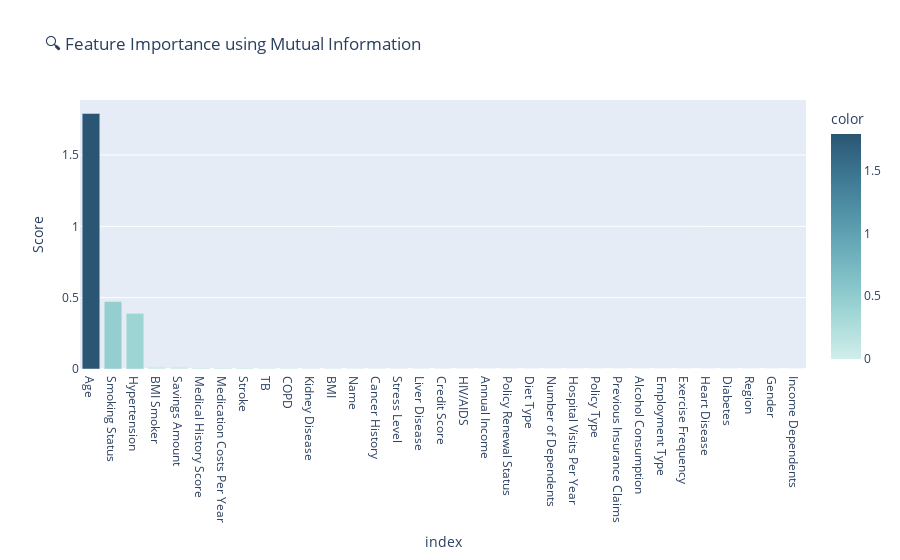
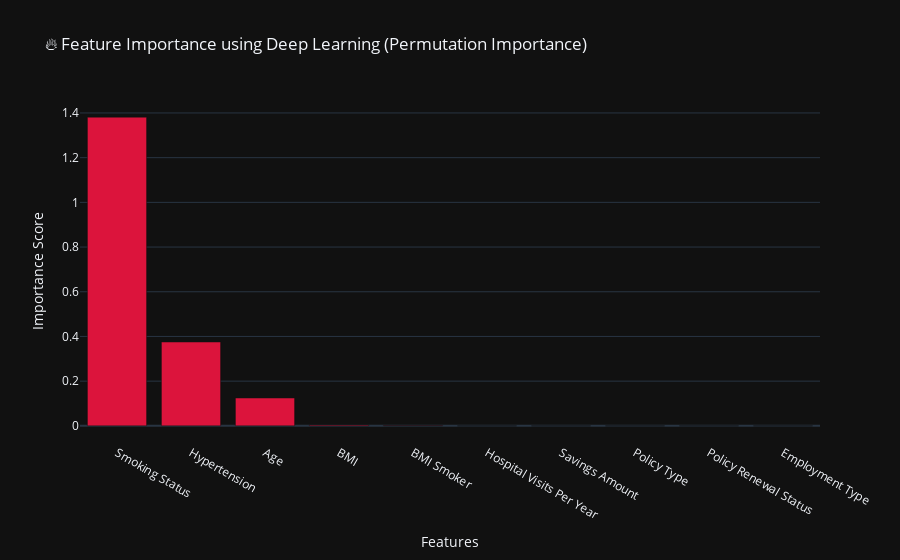

Here is the notebook cell these charts were saved with, in order:
### Code cell
import os
import pandas as pd
import numpy as np
import time
import tensorflow as tf
import matplotlib.pyplot as plt
import seaborn as sns
import plotly.express as px
import plotly.graph_objects as go
import shap
from tqdm import tqdm
from sklearn.preprocessing import StandardScaler
from sklearn.model_selection import train_test_split
from sklearn.feature_selection import mutual_info_regression, RFE
from sklearn.inspection import permutation_importance
from sklearn.linear_model import LinearRegression

# 🔹 Force TensorFlow to use CPU to avoid CUDA errors
os.environ["CUDA_VISIBLE_DEVICES"] = "-1"

# Load cleaned dataset
data = pd.read_csv("insurance_cleaned.csv")

# Separate target variable
target_col = "Insurance Cost"
X = data.drop(columns=[target_col])
y = data[target_col]

# 🔹 Step 1: Standardize Only Numeric Features
num_features = X.select_dtypes(include=["int64", "float64"]).columns
scaler = StandardScaler()
X[num_features] = scaler.fit_transform(X[num_features])

# 🔄 Progress tracker
for step in tqdm(["Mutual Information Calculation", "Training Deep Learning Model"], desc="Processing"):
    time.sleep(1)

# 🎯 Step 2: Mutual Information Scores
mi_scores = mutual_info_regression(X, y)
mi_scores = pd.Series(mi_scores, index=X.columns).sort_values(ascending=False)

# 📊 Interactive Bar Plot
fig = px.bar(mi_scores, x=mi_scores.index, y=mi_scores.values, 
             title="🔍 Feature Importance using Mutual Information", 
             labels={"x": "Features", "y": "Score"}, color=mi_scores.values,
             color_continuous_scale="teal")
fig.show()

# 🎯 Step 3: Recursive Feature Elimination (RFE)
lr_model = LinearRegression()
rfe = RFE(estimator=lr_model, n_features_to_select=10)  # Selecting top 10 features
rfe.fit(X, y)
rfe_support = rfe.support_
rfe_features = X.columns[rfe_support]

print("📌 Selected Features using RFE:", list(rfe_features))

# 🔥 Step 4: Train Deep Learning Model (DNN)
X_train, X_test, y_train, y_test = train_test_split(X[rfe_features], y, test_size=0.2, random_state=42)

# Build Neural Network Model
model = tf.keras.Sequential([
    tf.keras.layers.Input(shape=(X_train.shape[1],)),  # Correct way to set input shape
    tf.keras.layers.Dense(128, activation='relu'),
    tf.keras.layers.Dropout(0.2),  # Helps prevent overfitting
    tf.keras.layers.Dense(64, activation='relu'),
    tf.keras.layers.Dense(32, activation='relu'),
    tf.keras.layers.Dense(1)  # Regression output
])

model.compile(optimizer='adam', loss='mse', metrics=['mae'])
history = model.fit(X_train, y_train, validation_data=(X_test, y_test), epochs=50, batch_size=16, verbose=1)

# 📉 Plot Training Loss
plt.figure(figsize=(8, 5))
plt.plot(history.history['loss'], label='Training Loss', color='blue')
plt.plot(history.history['val_loss'], label='Validation Loss', color='red')
plt.xlabel('Epochs')
plt.ylabel('Loss (MSE)')
plt.title('Deep Learning Model Training Loss')
plt.legend()
plt.show()

# 🎯 Step 5: Feature Importance using Permutation Importance
perm_importance = permutation_importance(model, X_test, y_test, scoring='neg_mean_squared_error', n_repeats=10, random_state=42)
perm_importance = pd.Series(perm_importance.importances_mean, index=rfe_features).sort_values(ascending=False)

# 📈 Feature Importance Plot (TensorFlow Model)
fig = go.Figure(
    data=[go.Bar(x=perm_importance.index, y=perm_importance.values, marker_color="crimson")],
    layout_title_text="🔥 Feature Importance using Deep Learning (Permutation Importance)"
)
fig.update_layout(xaxis_title="Features", yaxis_title="Importance Score", 
                  template="plotly_dark", transition_duration=500)
fig.show()

# 🔍 Step 6: SHAP Analysis for Deep Learning Model
explainer = shap.Explainer(model, X_test)
shap_values = explainer(X_test)

# 📌 SHAP Summary Plot
shap.summary_plot(shap_values, X_test)

### Figure 1 — Plotly figure (JSON) as saved in the notebook; plotly's stock layout.template omitted (floating-point values rounded to 4 significant figures)
{"data": [{"alignmentgroup": "True", "hovertemplate": "index=%{x}<br>Score=%{y}<br>color=%{marker.color}<extra></extra>", "legendgroup": "", "marker": {"color": [1.791, 0.4722, 0.3901, 0.01823, 0.01712, 0.009141, 0.008299, 0.007805, 0.005073, 0.004874, 0.004143, 0.003256, 0.002867, 0.002492, 0.002389, 0.002024, 0.001689, 0.001213, 0.0008899, 0.0007629, 0.0004884, 0, 0, 0, 0, 0, 0, 0, 0, 0, 0, 0, 0], "coloraxis": "coloraxis", "pattern": {"shape": ""}}, "name": "", "offsetgroup": "", "orientation": "v", "showlegend": false, "textposition": "auto", "type": "bar", "x": ["Age", "Smoking Status", "Hypertension", "BMI Smoker", "Savings Amount", "Medical History Score", "Medication Costs Per Year", "Stroke", "TB", "COPD", "Kidney Disease", "BMI", "Name", "Cancer History", "Stress Level", "Liver Disease", "Credit Score", "HIV/AIDS", "Annual Income", "Policy Renewal Status", "Diet Type", "Number of Dependents", "Hospital Visits Per Year", "Policy Type", "Previous Insurance Claims", "Alcohol Consumption", "Employment Type", "Exercise Frequency", "Heart Disease", "Diabetes", "Region", "Gender", "Income Dependents"], "xaxis": "x", "y": [1.791, 0.4722, 0.3901, 0.01823, 0.01712, 0.009141, 0.008299, 0.007805, 0.005073, 0.004874, 0.004143, 0.003256, 0.002867, 0.002492, 0.002389, 0.002024, 0.001689, 0.001213, 0.0008899, 0.0007629, 0.0004884, 0, 0, 0, 0, 0, 0, 0, 0, 0, 0, 0, 0], "yaxis": "y"}], "layout": {"barmode": "relative", "coloraxis": {"colorbar": {"title": {"text": "color"}}, "colorscale": [[0, "rgb(209, 238, 234)"], [0.1667, "rgb(168, 219, 217)"], [0.3333, "rgb(133, 196, 201)"], [0.5, "rgb(104, 171, 184)"], [0.6667, "rgb(79, 144, 166)"], [0.8333, "rgb(59, 115, 143)"], [1, "rgb(42, 86, 116)"]]}, "legend": {"tracegroupgap": 0}, "title": {"text": "🔍 Feature Importance using Mutual Information"}, "xaxis": {"anchor": "y", "domain": [0, 1], "title": {"text": "index"}}, "yaxis": {"anchor": "x", "domain": [0, 1], "title": {"text": "Score"}}}}

### Figure 2 — Plotly figure (JSON) as saved in the notebook; plotly's stock layout.template omitted (floating-point values rounded to 4 significant figures)
{"data": [{"marker": {"color": "crimson"}, "type": "bar", "x": ["Smoking Status", "Hypertension", "Age", "BMI", "BMI Smoker", "Hospital Visits Per Year", "Savings Amount", "Policy Type", "Policy Renewal Status", "Employment Type"], "y": [1.381, 0.3753, 0.1246, 0.003543, 0.001531, 3.446e-07, -4.828e-06, -8.587e-06, -9.122e-06, -1.168e-05]}], "layout": {"title": {"text": "🔥 Feature Importance using Deep Learning (Permutation Importance)"}, "transition": {"duration": 500}, "xaxis": {"title": {"text": "Features"}}, "yaxis": {"title": {"text": "Importance Score"}}}}
